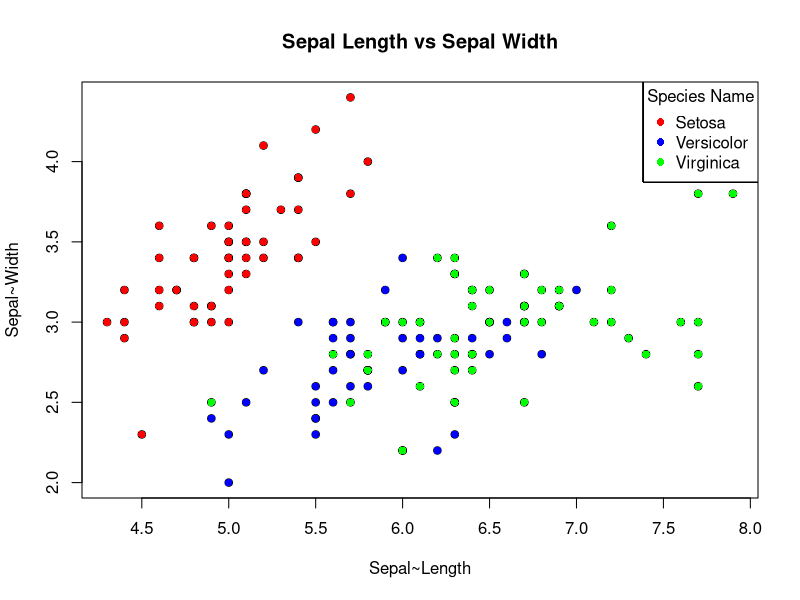

R code for this plot:
#===============================================================================
# ◯。°。°。°。°。°。°。°。°。°。°。° LOOPS 。°。°。°。°。°。°。°。°。°。°。°◯
#===============================================================================


# Loops, quite simply, loop! When a loop is run in R (or even other programming
# languages!) a block of code is run again and again, often until a specified 
# condition is met. Each time the code within a loop is run, it is referred to as 
# an iteration.

# Loops are useful for quickly performing mundane tasks that would otherwise 
# require manual completion. 

# Different loops are useful for different scenarios. Using loops successfully 
# requires recognizing when to use different loops types. Throughout this
# assignment, we will cover three major types of loops in R: "For Loops", "While
# Loops" and "Repeat Loops". 

# For Loops: A for loop repeats a given task for defined number of times.

# While Loops: A while loop keeps repeating a block of code until a certain
# logical parameter is met. Example: While x is less than 3, perform action y.

# Repeat Loops: Similar to while loop but requires a break, or stop to prevent
# the loop from running forever. Example: Until 10 iterations, perform action y. 

#===============================================================================
# For Loops 
#===============================================================================

### Description:

# A For Loop applies a set of operations over a collection of objects (list, vector, matrix, or data frame)
# repeated a defined number of times. The number of iterations are known in advance. 

### Example:
# Create a vector of numbers 1 through 5, and
# then use a for loop to iterate through each number in the vector and print it to the console. 
# The loop variable i takes on the values 1, 2, 3, 4, and 5, and the print() function is called with each value of i.

# create a vector of numbers

numbers <- c(1, 2, 3, 4, 5)

# create a for loop that prints each number in the vector
for (i in numbers) {
  print(i)
}

# For loops can iterate over a sequence of numbers, in the following example,
# from 1 to 100 and calculates the sum of the numbers. 
# The loop variable i takes on the values 1, 2, 3, ..., 100, and the sum variable is updated on each iteration.

sum <- 0
for (i in 1:100) {
  sum <- sum + i
}
print(sum)


### TASK: 

# ✿¸.•´*¨`*•✿ Let's look at some flowers! ✿•*`¨*`•.¸✿

# 1) Load in the "iris" data set built into R. 
# Name the data frame "iris_loop"

iris_loop <- iris

# 2) Set up your For Loop with the parameters to
# use any integer from 1 through the number of columns
# within the data frame (ncol function may be of some assistance)

ncol(iris_loop)

# 3) Within curly brackets, set the following logical conditions under an "if" function:
#     
#     a) Make it so the function returns a "TRUE" statement if certain
# conditions which we will later establish are met (Grapple with the grepl() function)

#     b) Select the columns within the "iris_loop" data frame and all integers separated by a comma 
# (HINT: [,i] will be the best way to do this)

#     c) Subset another curly bracket pair within the if condition.
#  Inside this secondary curly bracket, set up a logical condition: 
#  1000+separated integers. Make sure this condition is saved back into the "iris_loop" data frame with a "<-"

# 4) Make sure to close out all curly brackets to complete the loop.


for(i in 1:ncol(iris_loop)) {                              
  if(grepl("Width", colnames(iris_loop)[i])) {             
    iris_loop[ , i] <- iris_loop[ , i] + 50
  }
}


# Question: What happens if you change the "1000+" to "50+"?

# It will add another 50 to the previously transformed df.

#===============================================================================
# While Loops
#===============================================================================


### Description :
# A while loop is a control flow statement that allows you to repeatedly execute a block of code as long as a certain condition is met.
# The condition is a logical expression that is evaluated before each iteration of the loop. If the condition is TRUE, 
# the code inside the loop is executed, and then the condition is evaluated again. This process continues until the condition becomes FALSE, 
# at which point the loop terminates and execution continues with the code following the loop.


###Next within Loops:
# Within loops, especially While Loops, if you wish to skip a current variable and go onto the next
# iteration, you can use the "next" argument within the function. This can be helpful 
# in ignoring variables that would be messy, useless, and overall just unwanted (:,( poor variable)) 
# Consider the following example:

x<-20     # Here we set the length of our variable. 

while (x) {x <- x - 1 # We set our conditions in which x will be equal to x-1

if (x%%2 != 0) # A further condition is set in which x is divided by 2 if not equal to 0
  next # This tells the while loop to skip any numbers after our conditions set above

print(x)} # This prints x after it has gone through the loop

### QUESTION: Why do we have the argument !=0? What would occur if we changed it to !=1? 
# Go ahead and give it a try:

x<-20  

while (x) {x <- x - 1 
if (x%%2 != 0) 
  next 
print(x)}


### Example 1 of While Loops:

# Let's try an example with numbers!

x <- 1 # Stores 1 in the x variable.
while (x < 6) { # Start of the while loop. While x is less than 6, perform some action.
  print(x) #In this case, our action is printing x
  x = x+1 # Adds one to x each loop.
}

### Example 2 of While Loops:

# We can use this to label samples

# Let's build a sample data frame.
Samples_Without_ID <- c("Frog", "Cool Frog", "The Coolest Frog","Cute Frog", "Very Cute Frog", "Strong Frog", "Very Strong Frog")
Samples_Without_ID1 <- data.frame(samples = Samples_Without_ID)  #Stores as a data frame.

# Creates length 7 character vector. 
SampleID <- character(7)

x <- 0 # stores 0 into a variable called x.
while (x < 7) { # Creates a while loop that is valid while x is less than 7.
  x <- x + 1 # Adds 1 to the value of x for each iteration of the while loop.
  SampleID[x] <- paste("Sample#", x, sep = "") # Pastes together the character "Sample#" with the variable x.
  # This gives an outputs of "Sample1, Sample2, Sample3, etc.)
}

SampleID <- data.frame(SampleID) #Stores as a data frame.

View(SampleID) # Let's check it out!

# Great! Now we want to label our frogs in the Samples_Without_ID1 data frame.  

Samples_With_Label <- cbind(SampleID, Samples_Without_ID1)


### TASK:
# Create a while loop which pastes whole numbers from 1 to 10, but exclude printing 3 using the next function.
# output should look like this: 1, 2, 4, 5, 6, 7, 8, 9, 10

x <- 1:10  

for(i in x){
  if(i == 3) 
    next
  print(i)
}


#===============================================================================
#Repeat Loops
#===============================================================================

###Description: 
# If we have a large multidimensional data frame and would like to repeat a block of code 
# over and over again across this data frame, it would be best to use a Repeat loop.
# A repeat loop will continuously execute a block of code and logical conditions over a data frame.
# If the logical conditions return "FALSE", the block of code will continue to be repeated 
# over the entire data frame. No output will be given for a "FALSE" return.
# If the logical conditions return "TRUE", an output will be given.
# However, unlike most other loops, even if a "TRUE" condition is met, the repeat loop will not 
# end, and continue to iterate over and over across the data frame.
# The only way for the Repeat loop to end is by giving it a BREAK condition.

### Question: Based on the description above and the description of While loops. 
# How do Repeat and While loops differ? When might it be best to use one rather than the other?

###
# While tests a condition to determine when to finish looping, but repeat requires you to 
# explicitly break the loop on your own and can be at any point in the body of the loop.
###

### Breaks:
#The Break statement is a way to stop a loop from running before it has finished all its iterations. When the break statement is encountered within a repeat loop, the loop stops running immediately, and the program moves on to the next line of code after the loop. This can be useful if you want to stop a loop based on a certain condition, without having to wait for it to finish all its iterations.

### Example of Repeat Loops: 

# Basic example of Repeat Loop with a conditional break. 
# Without the break statement, repeat loops would continue indefinitely.

i <- 1
repeat {
  print(paste("Loop", i))
  if (i == 3) {
    break
  }
  i <- i + 1
}


# Example of using a repeat loop for 'data processing' and conditional break.
# In this example we will increase the salary of each individual in the dataset
# and store the processed data in a new dataset.

# First let's create a data frame with columns 'ID', 'Name', 'Age', 'Gender', and 'Salary'

my_data <- data.frame(
  ID = c(1, 2, 3, 4, 5),
  Name = c("John", "Alice", "Bob", "Eve", "Charlie"),
  Age = c(25, 32, 28, 40, 36),
  Gender = c("M", "F", "M", "F", "M"),
  Salary = c(50000, 60000, 55000, 70000, 65000)
)


# Create a counter to keep track of iterations

i <- 1

# Create a blank dataframe. This allows us to reset the dataframe everytime the loop is ran.

processed_data <- data.frame()

# Repeat loop for processing each row of the dataset

repeat {
  row <- my_data[i, ] # Get the row at the current iteration
  processed_row <- list(  # Perform some data processing on the row
    ID = row$ID,
    Name = paste("Processed:", row$Name),
    Age = row$Age,
    Gender = ifelse(row$Gender == "M", "Male", "Female"),
    Salary = row$Salary * 1.1 # Add a 10% salary increase
  )
  processed_data <- rbind(processed_data, processed_row) # Append the processed row to the processed_data  data frame
  i <- i + 1 # Increase the counter
  if (i > nrow(my_data) || processed_row$Salary > 100000) { 
    break  # Exit the loop when all rows have been processed or when the salary exceeds 100,000 (arbitrary)
  }}

### TASK:

# Let's try it on your own!

# Create a repeat loop that does the following: 
#1) Stores 1 in the variable y.
#2) prints y for iteration of the loop. 
#3) Increase y by .7 each iteration. 
#4) Set a break to terminate the loop when y is greater than 14
#5) Print "Y is big now!" when Y is greater than 14. 

y = 1

repeat {
  print(y)
  ifelse(y > 14, print("Y is big now!"), NA)
  if (y > 14) {
    break
  } 
  y = y + .7
}


#===============================================================================
#Final: Nested Loops within For Loops
#===============================================================================


# Description of nested loops
# Earlier in the course, we used nested ifelse functions. A nested ifeelse function is just
#an ifelse function INSIDE another ifelse function. The same goes for nested loops!

#In a nested loop, we have a loop INSIDE another loop! 

#Nested loops are often used for multidimensional data and allow for more precise
#control of your data. 


### Example of Nested loops:
# While any kind of loop can be nested within other loops, it will be easiest to look at the same two loops nested within each other. 
# Nested loops allow us to look at multidimensional information. 
# A visualization of a real life nested loop would be an analogue clock.
# In this analogy, our outer loop of the clock would be the short hand, which tells the hour..
# Nested within this outer loop is the inner loop, the long hand of the clock, which tells the minute.
# Here's how we would accomplish this in R:


for (s in 1:12){  # Here we set up our outer loop as "s" to represent our short hand, so this will contain any variable between 1-12 since most analogue clocks use standard time.
  for (l in 01:59) # Now we add in a nested, inner logical condition, which creates a second value "l" for the long hand. This hand will represent our minutes
  {print(paste("The short hand is",s,"And the long hand", l))} # Now we want to print our variables, but paste them together when printed
} # Close the loops




### TASK:

# ✿¸.•´*¨`*•✿ More Flowers!✿•*`¨*`•.¸✿

# Now that we know how nested loops work, lets use our knowledge to create a graph that utilizes this new skill.
#We are going to create a scatterplot using the iris dataset, of sepal length vs. sepal width, with each point colored 
# according to its species (setosa in red, versicolor in blue, and virginica in green). The nested loops are going to be used to loop over each species in the dataset, 
# and then over each observation within that species to plot the points with the appropriate color.

#1. Load the iris dataset using the command data(iris).
#2. Create an empty scatterplot with the plot() function. Set the x-axis to Sepal.Length, y-axis to Sepal.Width, and add labels and a title.
#3. Create a loop to iterate over each unique species in the iris dataset using the for() function.
#4. Within the loop, subset the iris dataset to only include the current species using the subset() function.
#5. Assign a color to the current species using an if statement and a variable to hold the color.
#6. Create another loop to iterate over each observation within the current species using the for() function.
#7. Within the nested loop, extract the current observation's sepal length and width using the $ operator.
#8. Use the points() function to plot the current observation as a point on the scatterplot, using the assigned color.
#9. After the nested loop, use the legend() function to create a legend for the plot. Set the position to "topright", 
# the legend argument to the unique species in the dataset, the col argument to a vector of colors matching the species, 
# the pch argument to 1 to use solid point markers, and the title argument to "Species".
#10. Run the code and check that the resulting scatterplot has a legend.

iris_data <- iris

plot(x = iris_data$Sepal.Length, y = iris_data$Sepal.Width, xlab ="Sepal~Length", ylab = "Sepal~Width", main = "Sepal Length vs Sepal Width") 
  
for(species in unique(iris$Species)) {
  spdata <- subset(iris, Species == species)
  for(i in 1:nrow(spdata)) {
    splength <- spdata$Sepal.Length[i]
    swidthp<- spdata$Sepal.Width[i]
    
    if(species == "setosa") {col <- "red"} 
    else if(species == "versicolor") {col <- "blue"} 
    else {col <- "green"}
    
    points(splength, swidthp, col = col, pch = 16)
    
    legend("topright", legend = c("Setosa", "Versicolor","Virginica"), col = c("red", "blue", "green"), pch = 16, title = "Species Name")
    
  }}

# lord have mercy   
  




